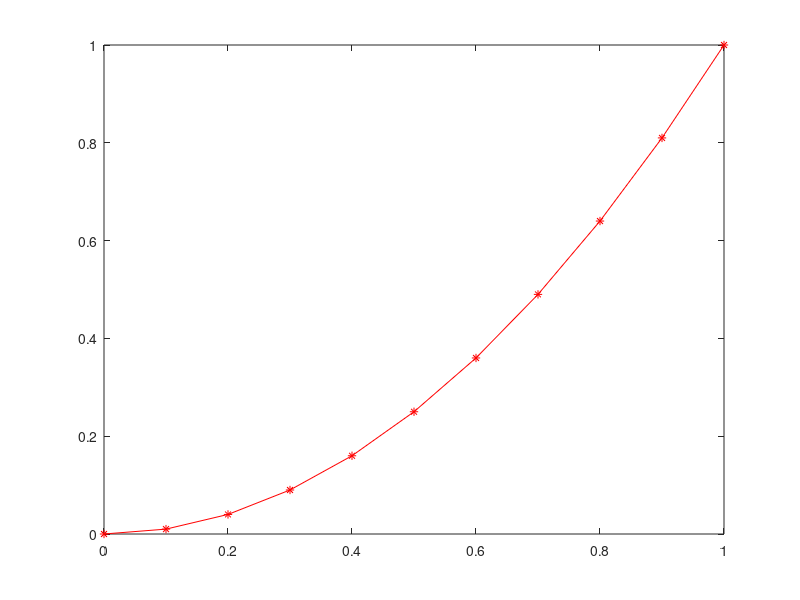

Write MATLAB code to recreate this figure.
%%%%%%%%%%%%%%%%%%%%%%%%%%%%%%%%%%%%%%%%%%%%%%%%%%%%%%%%%%%%%%
%Grafica de una funcion f(x) en el intervalo [a,b]
%User-Inputs
N= 10; %Numero de intervalos que divide a [a,b]
a=0;
b=1;
%%%%%%%%%%%%%%%%%%%%%%%%%%%%%%%%%%%%%%%%%%%%%%%%%%%%%%%%%%%%
%Init
h=(b-a)/N;
x=zeros(N+1,1);    %Ver Gilat-Matlab seccion 2.2.1
f_x=zeros(N,1);
x(1)=a;         %primer elemento  ** los indices empiezan desde 1 
f_x(1)=x(1)^2;  %primer elemento
%Ciclo para construir arreglos
for i=1:N  %Ver Gilat-Matlab seccion 6.4 para ver ciclos for
    x(i+1)=a + i*h;
    f_x(i+1)=x(i+1)^2;
    
end

plot(x,f_x,'-r*'); %Ver Gilat seccion 5.1